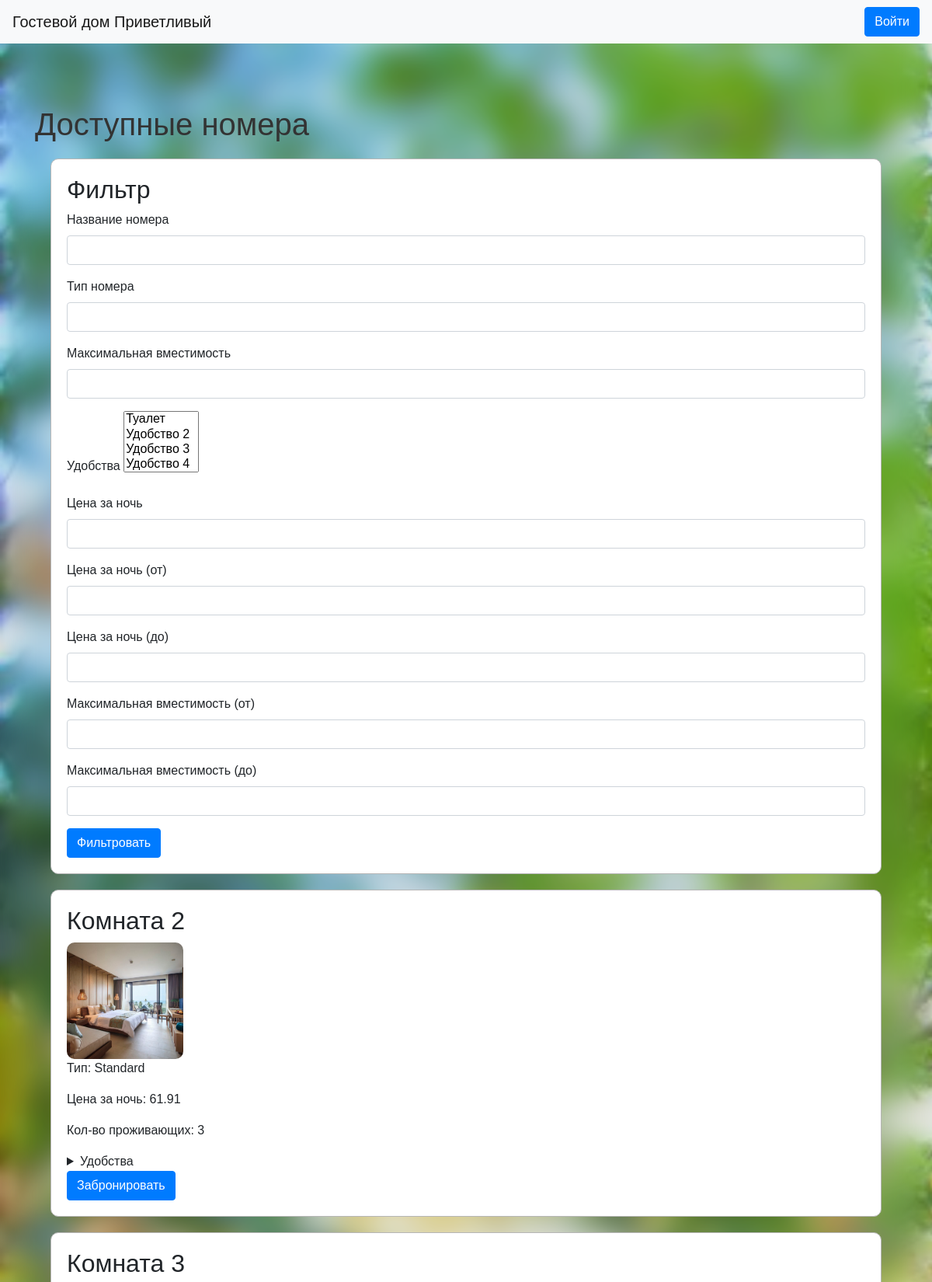
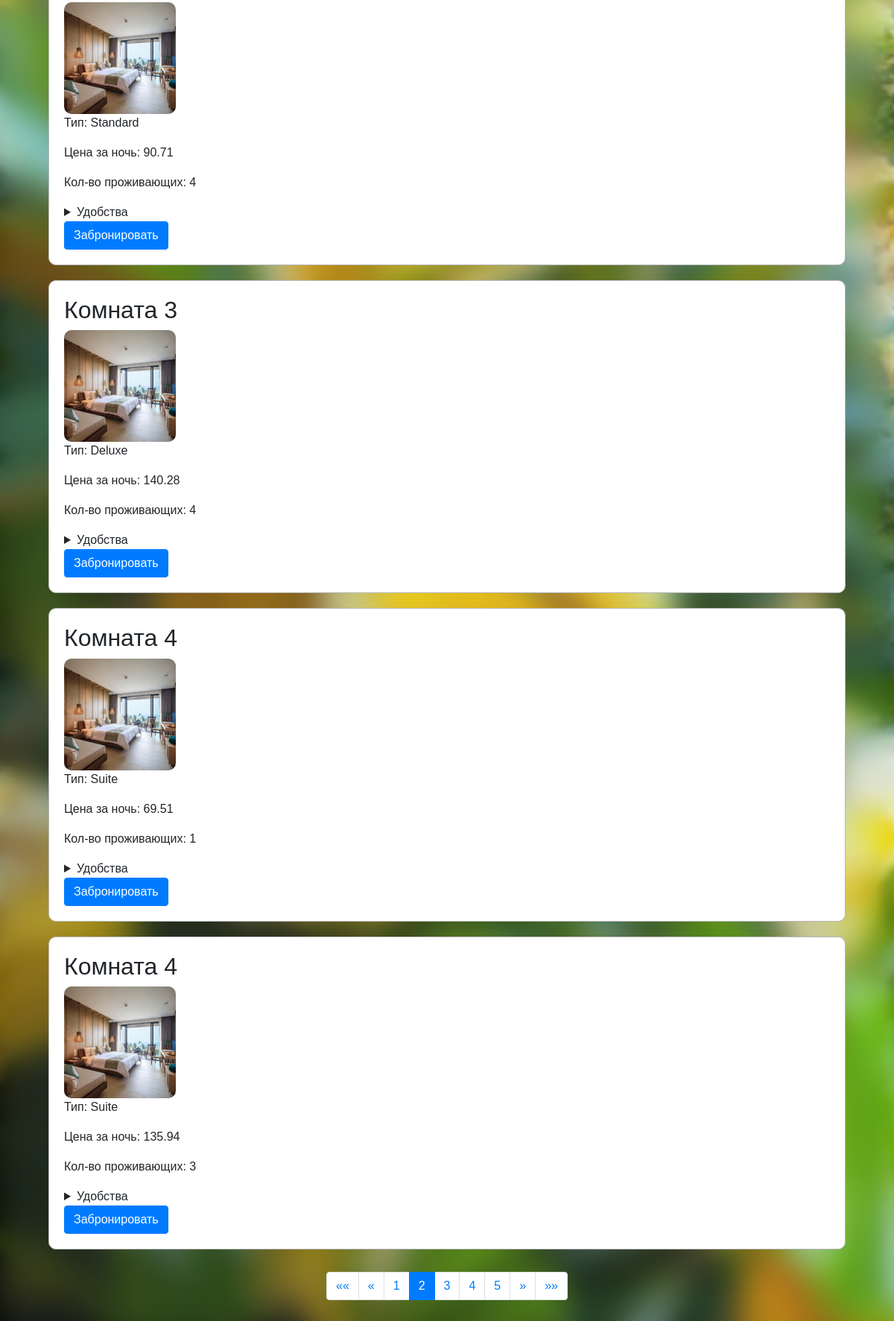
Screenshot of /?page=2 with the database file from the repository (2 pictures, top to bottom).
### bookings/models.py (models this page shows, shortened)
class Amenity(models.Model):
    name = models.CharField(max_length=100, verbose_name="Название удобства")
    history = HistoricalRecords()  # Отслеживание истории
    def __str__(self):
        return self.name
    class Meta:
        verbose_name = "Удобство"
        verbose_name_plural = "Удобства"

class Room(models.Model):
    name = models.CharField(max_length=100, verbose_name="Название номера")
    room_number = models.CharField(max_length=10, verbose_name="Номер комнаты")
    room_type = models.CharField(max_length=50, verbose_name="Тип номера")
    price_per_night = models.DecimalField(max_digits=6, decimal_places=2, verbose_name="Цена за ночь")
    max_occupancy = models.IntegerField(verbose_name="Максимальная вместимость")
    amenities = models.ManyToManyField('Amenity', blank=True, verbose_name="Удобства")
    image = models.ImageField(upload_to='images/', verbose_name="Изображение")
    history = HistoricalRecords()  # Отслеживание истории
    class Meta:
        verbose_name = "Номер"
        verbose_name_plural = "Номера"
        ordering = ['name']

### bookings/views.py (the view)
# urls.py: path('', views.index, name='index'),
def index(request):
    rooms = Room.objects.all()
    filterset = RoomFilter(request.GET, queryset=rooms)  # Применяем фильтр
    filtered_queryset = filterset.qs  # Получаем отфильтрованный queryset
    paginator = Paginator(filtered_queryset, 5)  # Разбиваем на страницы по 5 объектов
    page_number = request.GET.get('page')  # Получаем номер страницы из GET-запроса
    rooms = paginator.get_page(page_number)  # Получаем объект страницы
    context = {
        'rooms': rooms,
        'filterset': filterset,
    }
    return render(request, 'bookings/index.html', context)

### bookings/templates/bookings/index.html (shortened to what this page needs)
{% load crispy_forms_tags %}
<!DOCTYPE html>
<html>
<head>
    {% load static %}
    <link rel="stylesheet" type="text/css"
          href="https://stackpath.bootstrapcdn.com/bootstrap/4.5.2/css/bootstrap.min.css">
    <link rel="stylesheet" href="{% static 'css/styles.css' %}">
</head>
<body>
<header class="navbar navbar-expand-lg navbar-light bg-light">
    <a class="navbar-brand" href="#">Гостевой дом Приветливый</a>
    <div class="ml-auto">
        {% if user.is_authenticated %}
            <span class="navbar-text">Привет, {{ user.username }}!</span>
            <form method="post" action="{% url 'logout' %}" style="display: inline;">
                {% csrf_token %}
                <button type="submit" class="btn btn-secondary ml-2">Выйти</button>
                <a href="{% url 'review_list' %}" class="btn btn-primary">Отзывы</a>
            </form>
        {% else %}
            <button class="btn btn-primary" data-toggle="modal" data-target="#loginModal">Войти</button>
        {% endif %}
    </div>
</header>
<div class="container">
    <h1 class="mt-4">Доступные номера</h1>
    <div class="room">
        <h2>Фильтр</h2>
        <form method="get" action="/">
            {{ filterset.form|crispy }}
            <button type="submit" class="btn btn-primary">Фильтровать</button>
        </form>
    </div>
    <div class="rooms-list">
        {% for room in rooms %}
            <div class="room">
                <h2>{{ room.name }}</h2>
                <img src="{{ room.image.url }}" alt="Room Image" class="room-image">
                <p>Тип: {{ room.room_type }}</p>
                <p>Цена за ночь: {{ room.price_per_night }}</p>
                <p>Кол-во проживающих: {{ room.max_occupancy }}</p>
                <details>
                    <summary>Удобства</summary>
                </details>
                <button class="btn btn-primary" data-toggle="modal" data-target="#bookingModal">Забронировать</button>
            </div>
        {% endfor %}
    </div>
</div>
<nav aria-label="Page navigation">
    <ul class="pagination">
        {% if rooms.has_previous %}
            <li class="page-item">
                <a class="page-link" href="?page=1" aria-label="First">
                    <span aria-hidden="true">&laquo;&laquo;</span>
                </a>
            </li>
            <li class="page-item">
                <a class="page-link" href="?page={{ rooms.previous_page_number }}" aria-label="Previous">
                    <span aria-hidden="true">&laquo;</span>
                </a>
            </li>
        {% endif %}
        {% for num in rooms.paginator.page_range %}
            {% if rooms.number == num %}
                <li class="page-item active">
                    <a class="page-link" href="?page={{ num }}">{{ num }}</a>
                </li>
            {% else %}
                <li class="page-item">
                    <a class="page-link" href="?page={{ num }}">{{ num }}</a>
                </li>
            {% endif %}
        {% endfor %}
        {% if rooms.has_next %}
            <li class="page-item">
                <a class="page-link" href="?page={{ rooms.next_page_number }}" aria-label="Next">
                    <span aria-hidden="true">&raquo;</span>
                </a>
            </li>
            <li class="page-item">
                <a class="page-link" href="?page={{ rooms.paginator.num_pages }}" aria-label="Last">
                    <span aria-hidden="true">&raquo;&raquo;</span>
                </a>
            </li>
        {% endif %}
    </ul>
</nav>
</body>
</html>

### static/styles.css (style rules this page uses)
body { font-family: Arial, sans-serif; background-image: url("/media/images/background.webp"); backdrop-filter: brightness(110%) saturate(150%) blur(20px) contrast(80%); background-size: cover; background-attachment: fixed; margin: 0; padding: 0; min-height: 100vh; }
.container { margin-top: 80px; }
h1 { color: #333; margin-bottom: 20px; }
ul { list-style-type: none; padding: 0; margin: 0; }
li { margin: 10px 0; }
a { text-decoration: none; color: #0066cc; }
.room { padding: 20px; margin: 20px; background: white; border: 1px solid #b6b6b6; border-radius: 10px; }
.room-image { width: 150px; height: 150px; border-radius: 10px; object-fit: cover; }
.pagination { justify-content: center; padding-bottom: 40px; }

### rows the page displays
Room: name "Комната 2", image (picture), room_type "Standard", price_per_night "61.91", max_occupancy "3"
Room: name "Комната 3", image (picture), room_type "Standard", price_per_night "90.71", max_occupancy "4"
Room: name "Комната 3", image (picture), room_type "Deluxe", price_per_night "140.28", max_occupancy "4"
Room: name "Комната 4", image (picture), room_type "Suite", price_per_night "69.51", max_occupancy "1"
Room: name "Комната 4", image (picture), room_type "Suite", price_per_night "135.94", max_occupancy "3"

### other values shown
{{ num }} "1" "3" "4" "5"
{{ num }} "2"
